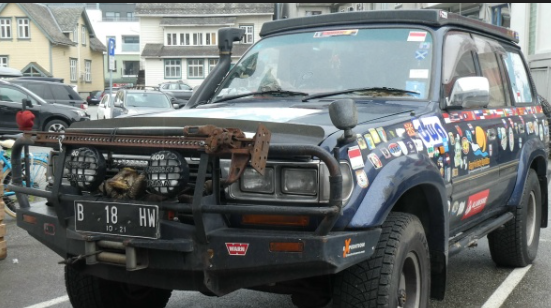
#> input picture templates/ocr/e.png, 551 x 308 px
$ python ocr_test.py
#> lines starting #> are read from the running program, lines starting #| are printed output that depends on the picture; after the words box and inside, x2 and y2 are one past the last pixel; in counts of white or black regions, pixels touching at a corner belong together
import cv2

image = cv2.imread('e.png')
#> image is the input picture: shape (308, 551, 3); mean B, G, R 111.7, 111.8, 106.8
grayImage = cv2.cvtColor(image, cv2.COLOR_BGR2GRAY)
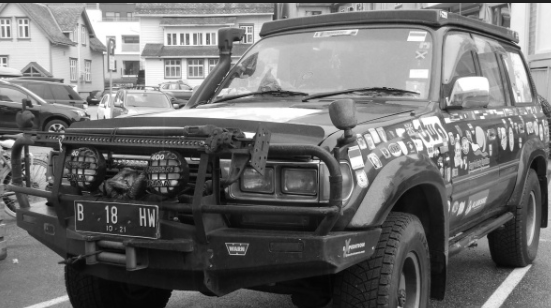
#> grayImage: shape (308, 551); min 1, max 255, mean 110.3

(thresh, blackAndWhiteImage) = cv2.threshold(grayImage, 80, 200, cv2.THRESH_BINARY)
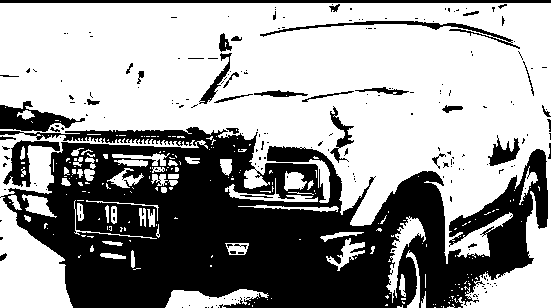
#> blackAndWhiteImage: shape (308, 551); values 0 (black) and 200 (white), 60.8% white; 223 black regions (188 under 20 px), largest, box (x1, y1, x2, y2) and area: (0, 127, 548, 308) 58465, (0, 0, 551, 3) 1653, (0, 101, 85, 132) 1236
invertedImage = cv2.bitwise_not(blackAndWhiteImage)


# reverse color from white to black, and black to white
# blackAndWhiteImage = 255 - blackAndWhiteImage

# cv2.imshow('image', image)
# cv2.imshow('grayImage', grayImage)
cv2.imshow('blackAndWhiteImage', blackAndWhiteImage)
cv2.imshow('invertedImage', invertedImage)

cv2.waitKey(0)
cv2.destroyAllWindows()
